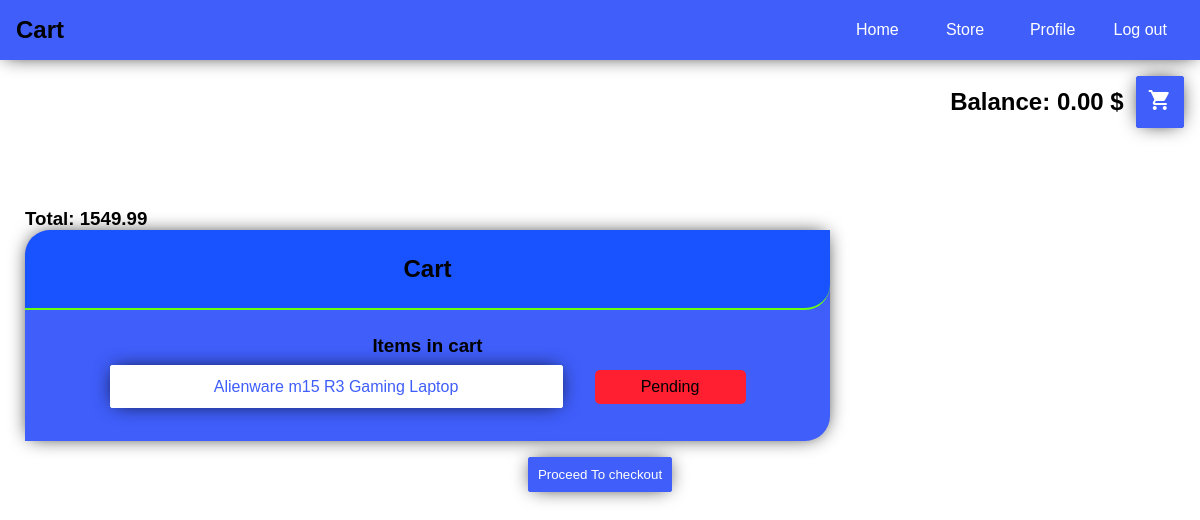
Page /ecommerce/cart/1/ (signed in) on the committed database.
### user/models.py (models this page shows, shortened)
class User(AbstractUser):
    username = models.CharField(max_length=30, unique=True)
    email = models.EmailField(max_length=60, unique=True)
    balance = models.DecimalField(default=0, max_digits=10, decimal_places=2, validators=[MinValueValidator(Decimal('0'))])
    first_name = models.CharField(max_length=60, null=True, blank=True)
    last_name = models.CharField(max_length=60, null=True, blank=True)
    is_admin = models.BooleanField(default=False)
    is_active = models.BooleanField(default=True)
    is_staff = models.BooleanField(default=False)
    is_superuser = models.BooleanField(default=False)
    date_joined = models.DateTimeField(auto_now_add=True)
    last_login = models.DateTimeField(auto_now=True)
    ACCOUNT_TYPE_CHOICES = [
        ('Premium', 'premium'),
        ('Default', 'default')
    ]
    account_type = models.CharField(max_length=20, choices=ACCOUNT_TYPE_CHOICES, default='default')
    USERNAME_FIELD = 'username'
    objects = UserManager()

### ecommerce/models.py (models this page shows, shortened)
class Cart(models.Model):
    user = models.ForeignKey(to=User, on_delete=models.CASCADE)
    is_active = models.BooleanField(default=True)
    def get_total_price(self) -> Decimal:
        return round(self.order_set.aggregate(Sum('price'))['price__sum'], 2) if self.order_set.all() else 0

class Order(models.Model):
    item = models.ForeignKey(to='Item', on_delete=models.CASCADE)
    cart = models.ForeignKey(to='Cart', on_delete=models.CASCADE)
    user = models.ForeignKey(to=User, on_delete=models.DO_NOTHING)
    price = models.DecimalField(default=0, max_digits=10, decimal_places=2,
                                validators=[MinValueValidator(Decimal('0'))])
    ordered = models.DateTimeField(auto_now_add=True)
    StatusChoices = [
        ('Pending', 'pending'),
        ('Shipped', 'shipped'),
        ('Delivered', 'delivered')
    ]
    status = models.CharField(choices=StatusChoices, max_length=30, default='Pending')

class Item(models.Model):
    name = models.CharField(max_length=200)
    tag = models.ManyToManyField(to='Tag')
    user = models.ForeignKey(to=User, on_delete=models.DO_NOTHING)
    quantity = models.PositiveIntegerField(default=1)
    available = models.BooleanField(default=True)
    price = models.DecimalField(default=0, max_digits=10, decimal_places=2,
                                validators=[MinValueValidator(Decimal('0'))])
    def __str__(self) -> str:
        return self.name

### ecommerce/views.py (the view, shortened to what this page needs)
# urls.py: path('cart/<int:cart_id>/', CartDetailsView.as_view(), name='cart'),
@method_decorator(login_required, name='dispatch')
class CartDetailsView(View):
    template_name = 'ecommerce/cart_details.html'
    def get(self, request, *args, **kwargs) -> 'HttpResponse':
        cart = get_object_or_404(request.user.cart_set, pk=kwargs['cart_id'])
        if not cart.is_active:
            messages.error(request, 'Invalid access to cart')
            return redirect(to='ecommerce:home')
        return render(request, self.template_name, {
            'cart': cart
        })

### templates/ecommerce/cart_details.html (shortened to what this page needs)
{% extends 'ecommerce/base.html' %}
{% block current_page %}
    Cart
{% endblock %}
{% block page-content %}
    <h3>Total: {{ cart.get_total_price }}</h3>
    <div class="card large">
        <header>
            <h2>Cart</h2>
        </header>
        <section>
            <ul class="orders">
                <h3>Items in cart</h3>
                {% for order in cart.order_set.all %}
                    <li>
                        <a href="{% url 'ecommerce:order' order.pk %}" class="btn btn-white">
                            {{ order.item }}
                        </a>
                        <span class="order-status {{ order.status|lower }}">{{ order.status }}</span>
                    </li>
                {% endfor %}
            </ul>
        </section>
    </div>
    <form class="checkout" method="post">
        <button class="btn" type="submit">Proceed To checkout</button>
    </form>
{% endblock %}

### templates/ecommerce/base.html (shortened to what this page needs)
{% extends 'base.html' %}
{% block navigation %}
    <nav class="navbar">
        <h2 class="nav-current-page">
            {% block current_page %}
            {% endblock %}
        </h2>
        <ul class="nav-links">
            <li>
                <a href="{% url 'ecommerce:home' %}">Home</a>
            </li>
            <li>
                <a href="{% url 'ecommerce:store' %}">Store</a>
            </li>
            <li>
                <a href="{% url 'ecommerce:profile' %}">Profile</a>
            </li>
            <li>
                <a href="{% url 'user:logout' %}" class="logout-link">Log out</a>
            </li>
        </ul>
    </nav>
    <div style="flex-direction: row-reverse; justify-content: right; margin-right: 1em; margin-top: 1em; display: flex">
        <a href="{% url 'ecommerce:cart' user.cart_set.last.id %}" class="btn"><span class="material-icons">
</span></a>
        <h2 style="margin: auto 0.5em auto 0; display: inline-block;">Balance: {{ user.balance }} $</h2>
    </div>
{% endblock %}
{% block content %}
    <div class="page-wrapper">
        {% block page-content %}
        {% endblock %}
    </div>
{% endblock %}

### static/main.css (style rules this page uses)
:root { --blue: #3f5efa; --dark-blue: #1953ff; --lime: #6aff0e; --graphite: #242121; --green: #19b501; --red: #ff1f31; --orange: #f8a00a; }
* { margin: 0; padding: 0; }
body { font-family: Consolas, Arial, sans-serif; }
a { text-decoration: none; cursor: pointer; color: black; }
.btn { padding: 0.7em; box-sizing: border-box; box-shadow: 0 0 20px -5px black; background-color: var(--blue); border: 1px solid var(--blue); border-radius: 2px; cursor: pointer; color: white; }
.btn-white { background-color: white; color: var(--blue); border-color: white; }
.page-wrapper { margin: 5em 25px; }
.orders { list-style: none; }
.orders li { display: grid; margin: 0.5em 0; grid-template-columns: 60% 20%; justify-content: center; grid-column-gap: 2em; }
.orders a { margin: auto 0; display: inline-block; }
.order-status { display: inline-block; padding: 0.5em; margin: auto 0; box-sizing: border-box; border-radius: 5px; }
.pending { background-color: var(--red); }

### static/components/navbar.css (style rules this page uses)
.navbar { display: flex; justify-content: space-between; box-sizing: border-box; box-shadow: 0 0 20px -5px black; width: 100%; padding: 1em; background-color: var(--blue); min-height: 60px; }
.nav-current-page { flex: 7; }
.nav-links { display: flex; flex: 3; }
.nav-links li { display: flex; list-style: none; flex: 1; justify-content: center; text-align: center; }
.nav-links a { display: inline-block; margin: auto 0; color: white; }

### static/components/card.css (style rules this page uses)
.card { background-color: var(--blue); border-bottom-right-radius: 25px; border-top-left-radius: 25px; box-sizing: border-box; text-align: center; overflow: hidden; box-shadow: 0 0 20px -5px black; }
.card > header { position: relative; border-top-left-radius: 25px; border-bottom-right-radius: 25px; border-bottom: 2px solid var(--lime); padding: 25px; box-sizing: border-box; top: 0; left: 0; background-color: var(--dark-blue); }
.card > section { border-top-left-radius: 25px; border-bottom-right-radius: 25px; padding: 25px; box-sizing: border-box; }
.large { width: 70%; min-width: 350px }

### static/cart-page.css (style rules this page uses)
.checkout { margin: 1em auto; width: 50%; text-align: center; }

### rows in the picture
User: balance "0.00"
Cart: get_total_price "1549.99"
Order: item "Alienware m15 R3 Gaming Laptop", status "Pending"
